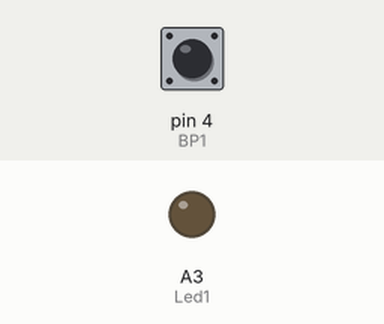
Recording of a sketch running on a simulated Arduino Uno, built with avr-gcc and run on an emulated ATmega328P. Parts: output pins drawn as LEDs (lit = HIGH). Inputs (shaded band) come from the test bench; at power-on: pin 4 (BP1) HIGH.

Above: at 1.2 s.
1.3 s: pin 4 (BP1) pulled LOW for 0.15 s
At 2.0 s:
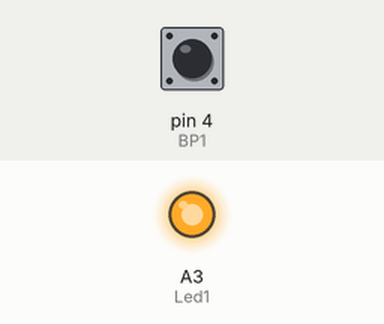
2.9 s: pin 4 (BP1) pulled LOW for 1 s
At 4.3 s:
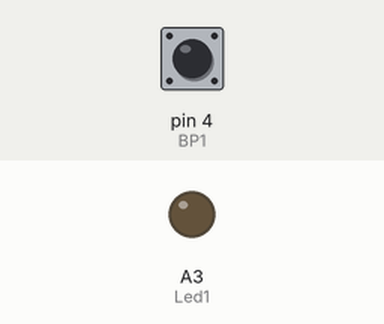
5.4 s: pin 4 (BP1) pulled LOW for 3.2 s
At 6.2 s:
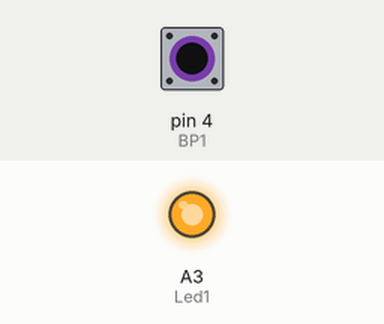
Timing chart, 0 to 8.4 s (numbered marks = the images above; inputs shaded):
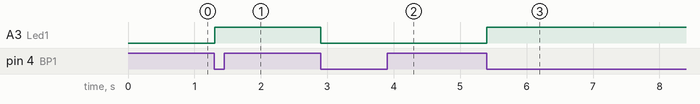

Measured:
- after the input at 1.3 s, A3 (Led1): LOW → HIGH at once
- after the input at 2.9 s, A3 (Led1): HIGH → LOW at once
- after the input at 5.4 s, A3 (Led1): LOW → HIGH at once

The sketch:

ex2_8.ino
```cpp
#define Led1 A3
#define BP1 4
unsigned long previousMillis = 0, currentMillis = 0;
bool  BS2 = 0, oBS2 = 0, etat = 0;

void setup() {
  pinMode(Led1, OUTPUT);
  pinMode(BP1, INPUT_PULLUP);
}

void loop() {
  currentMillis = millis();


  BS2 = digitalRead(BP1);
  if (currentMillis - previousMillis >= 10) {
    previousMillis = currentMillis;
    if ((BS2 == 0) & (oBS2 == 1))
    {
      etat = !etat;
      digitalWrite(Led1, etat);
    }
    oBS2 = BS2;
  }
}
```
